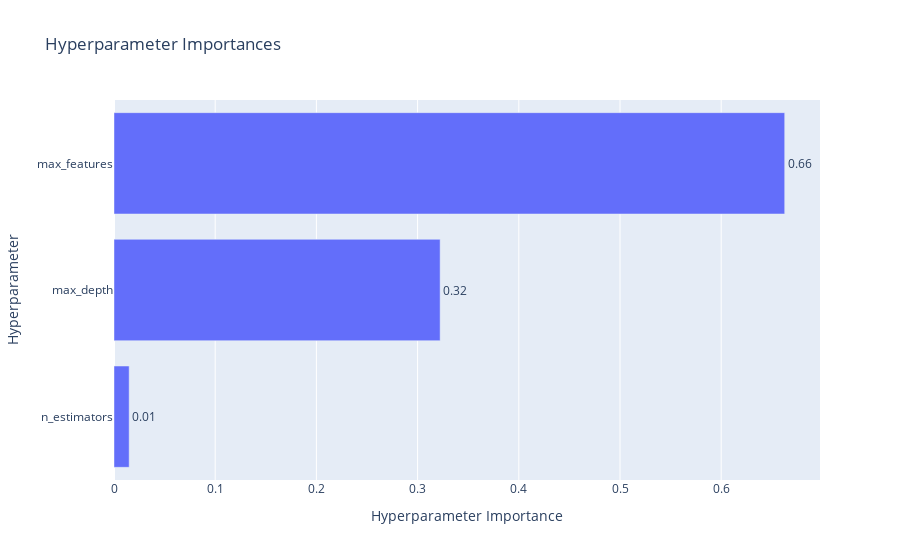

Notebook source saved alongside this figure:
### Code cell
# hyper-parameter들의 중요도
optuna.visualization.plot_param_importances(rf_study)

### Figure 1 — Plotly figure (JSON) as saved in the notebook; plotly's stock layout.template omitted (floating-point values rounded to 4 significant figures)
{"data": [{"cliponaxis": false, "hovertemplate": ["n_estimators (IntDistribution): 0.014985099695168792<extra></extra>", "max_depth (IntDistribution): 0.322263417090198<extra></extra>", "max_features (CategoricalDistribution): 0.6627514832146332<extra></extra>"], "name": "Objective Value", "orientation": "h", "text": ["0.01", "0.32", "0.66"], "textposition": "outside", "type": "bar", "x": [0.01499, 0.3223, 0.6628], "y": ["n_estimators", "max_depth", "max_features"]}], "layout": {"title": {"text": "Hyperparameter Importances"}, "xaxis": {"title": {"text": "Hyperparameter Importance"}}, "yaxis": {"title": {"text": "Hyperparameter"}}}}
